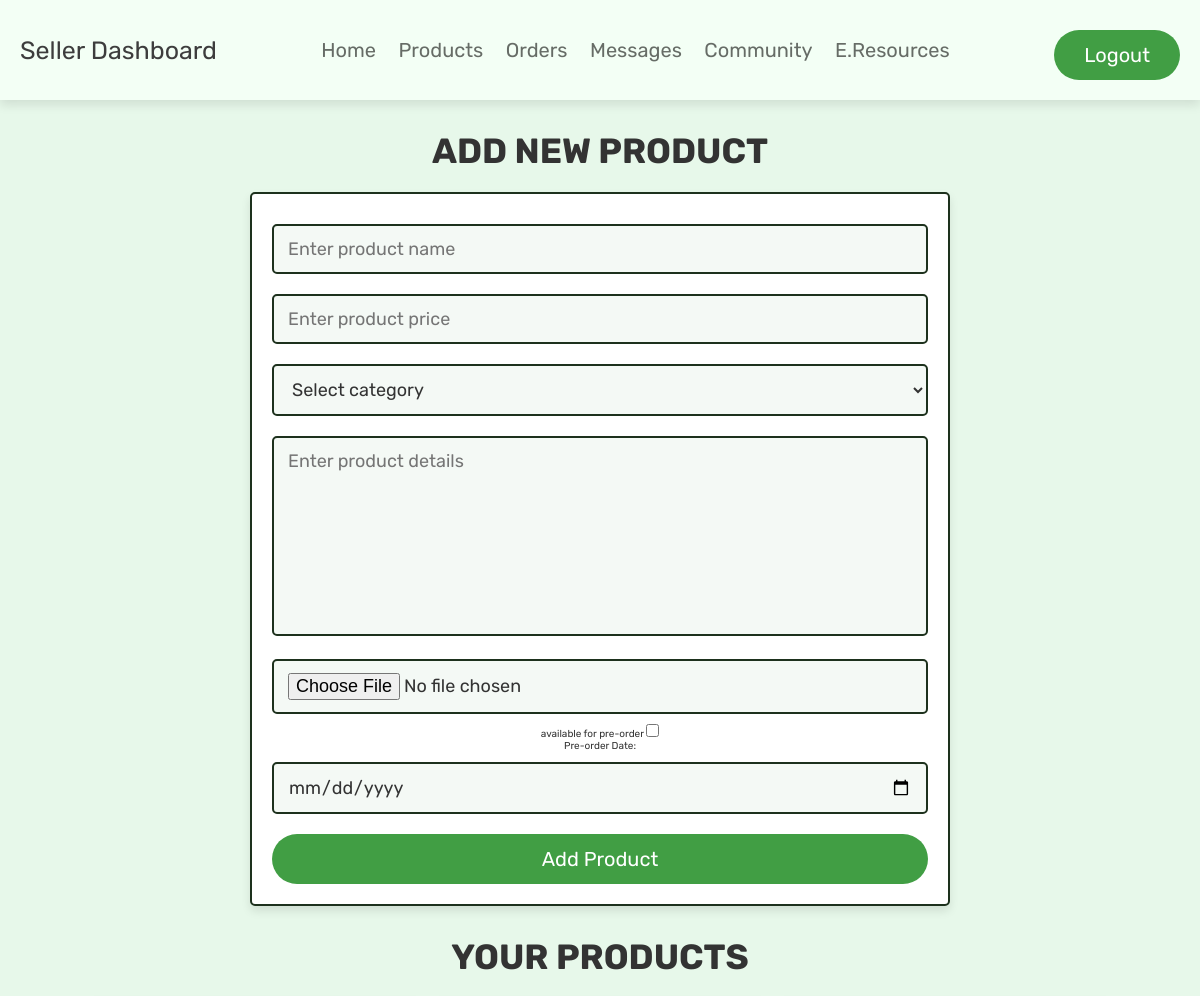
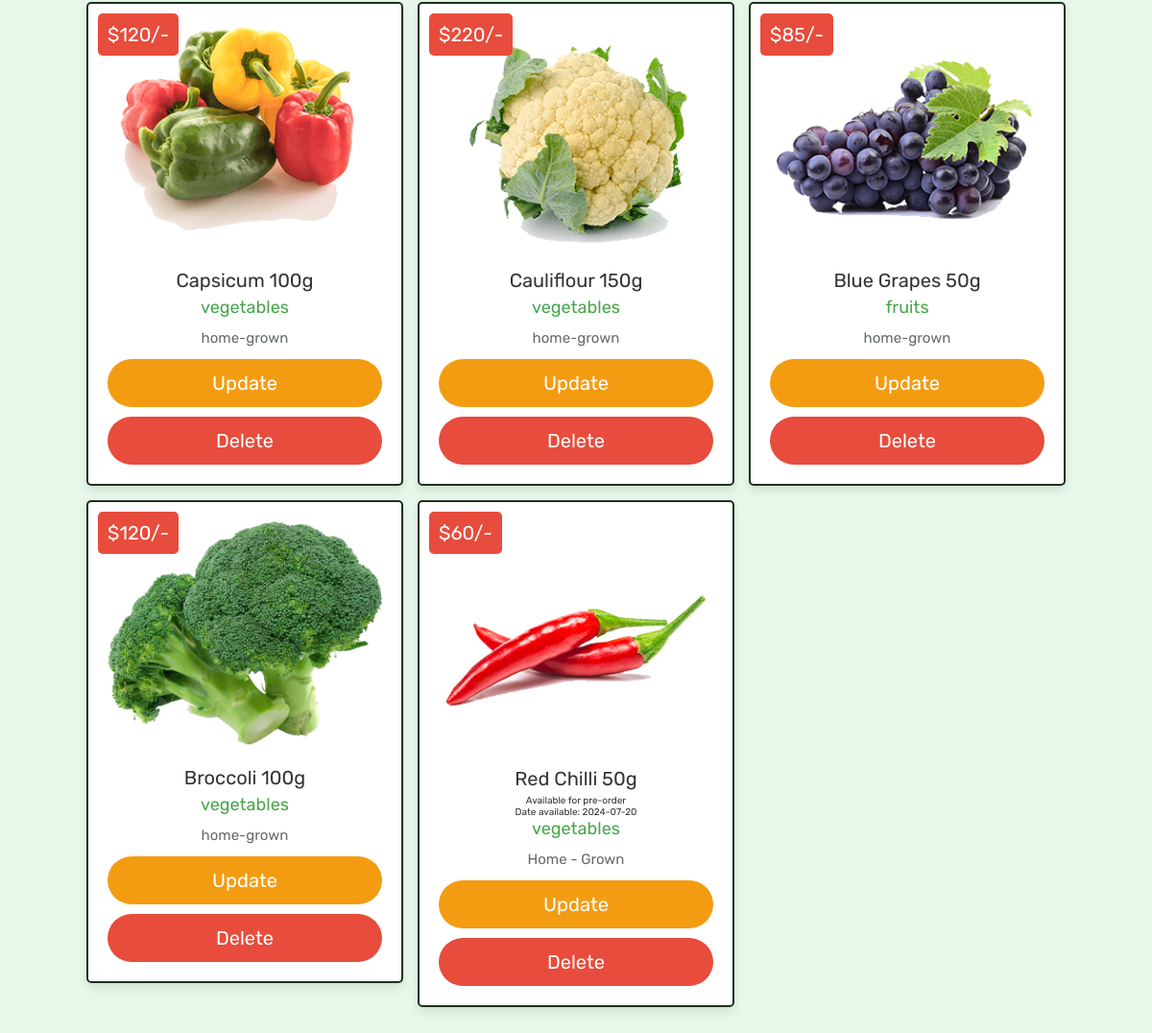
/sinhala/seller_products.php (signed in), run on the app's committed database (2 pictures, top to bottom).
### tables this page shows
CREATE TABLE `products` (
  `id` int NOT NULL,
  `name` varchar(100) NOT NULL,
  `category` varchar(20) NOT NULL,
  `details` varchar(500) NOT NULL,
  `price` int NOT NULL,
  `image` varchar(100) NOT NULL,
  `seller_id` int NOT NULL,
  `quantity` int NOT NULL DEFAULT '0',
  `discount` int DEFAULT '0',
  `pre_order` tinyint(1) DEFAULT '0',
  `pre_order_date` date DEFAULT NULL
);

### sinhala/seller_products.php (the view, shortened to what this page needs)
<?php
@include '../config.php';
$seller_id = $_COOKIE['seller_id'];
?>
<!DOCTYPE html>
<html lang="en">
<head>
   <link rel="stylesheet" href="https://cdnjs.cloudflare.com/ajax/libs/font-awesome/6.1.1/css/all.min.css">
   <link rel="stylesheet" href="../css/admin_style.css">
</head>
<body>
<?php include 'seller_header.php'; ?>
<section class="add-products">
   <h1 class="title">add new product</h1>
   <form action="" method="POST" enctype="multipart/form-data">
      <input type="text" name="name" class="box" required placeholder="Enter product name">
      <input type="number" name="price" class="box" required placeholder="Enter product price">
      <select name="category" class="box" required>
         <option value="" selected disabled>Select category</option>
      </select>
      <textarea name="details" class="box" required placeholder="Enter product details" cols="30" rows="10"></textarea>
      <input type="file" name="image" class="box" required>
      <span>available for pre-order</span>
      <input type="checkbox" name="pre_order">
      <br>
      <label for="pre_order_date">Pre-order Date:</label>
      <input type="date" name="pre_order_date" id="pre_order_date" class="box">
      <br>
      <input type="submit" value="Add Product" name="add_product" class="btn">
   </form>
</section>
<section class="show-products">
   <h1 class="title">your products</h1>
   <div class="box-container">
   <?php
      $select_products = $conn->prepare("SELECT * FROM `products` WHERE seller_id = ?");
      $select_products->execute([$seller_id]);
      if ($select_products->rowCount() > 0) {
         while ($fetch_products = $select_products->fetch(PDO::FETCH_ASSOC)) {
   ?>
   <div class="box">
      <img src="uploaded_img/<?= $fetch_products['image']; ?>" alt="">
      <div class="name"><?= $fetch_products['name']; ?></div>
      <div class="price">$<?= $fetch_products['price']; ?>/-</div>
      <div class="pre_order">
         <?= $fetch_products['pre_order'] ? '<span>Available for pre-order</span><br>Date available: ' . $fetch_products['pre_order_date'] : ''; ?>
      </div>
      <div class="cat"><?= $fetch_products['category']; ?></div>
      <div class="details"><?= $fetch_products['details']; ?></div>
      <a href="seller_products.php?update=<?= $fetch_products['id']; ?>" class="option-btn">update</a>
      <a href="seller_products.php?delete=<?= $fetch_products['id']; ?>" class="delete-btn" onclick="return confirm('delete this product?');">delete</a>
   </div>
   <?php
         }
      } else {
         echo '<p class="empty">no products added yet!</p>';
      }
   ?>
   </div>
</section>
</body>
</html>

### css/admin_style.css (style rules this page uses)
.add-products form { max-width: 70rem; padding:2rem; margin:0 auto; text-align: center; border:var(--border); box-shadow: var(--box-shadow); background-color: var(--white); border-radius: .5rem; }
.add-products form .box { width: 100%; margin:1rem 0; padding:1.2rem 1.4rem; font-size: 1.8rem; color:var(--black); border-radius: .5rem; background-color: var(--light-bg); border:var(--border); }
.add-products form textarea { height: 20rem; resize: none; }
.show-products { padding-top: 0; }
.show-products .box-container { display: grid; grid-template-columns: repeat(auto-fit, 33rem); gap:1.5rem; align-items: flex-start; justify-content:center; }
.show-products .box-container .box { text-align: center; border:var(--border); box-shadow: var(--box-shadow); background-color: var(--white); border-radius: .5rem; padding:2rem; position: relative; }
.show-products .box-container .box .price { position: absolute; top:1rem; left:1rem; padding:1rem; font-size: 2rem; color:var(--white); background-color: var(--red); border-radius: .5rem; }
.show-products .box-container .box img { width: 100%; margin-bottom: 1rem; }
.show-products .box-container .box .name { margin:.5rem 0; font-size: 2rem; color:var(--black); }
.show-products .box-container .box .cat { font-size: 1.8rem; color:var(--green); }
.show-products .box-container .box .details { padding-top: 1rem; font-size: 1.5rem; line-height: 1.5; color:var(--light-color); }

### css/components.css (style rules this page uses)
:root { --green:#48a54b; --othergreen:#27ae60; --orange:#f39c12; --red:#e74c3c; --black:#333; --logoblack:#3D3D3D; --light-color:#666C66; --white:#fff; --light-bg:#f4f9f5; --mid-green: #ddeedd; --light-gr:#e7f8ea; --header: #f3fff5; --fr-green: #1d311d; --border:.2rem solid var(--fr-green); --box-shadow:0 .5rem 1rem rgba(0,0,0,.1); }
* { font-family: 'Rubik', sans-serif; margin: 0; padding:0; box-sizing: border-box; outline: none; border:none; text-decoration: none; color:var(--black); }
body { background-color: var(--light-gr); }
html { font-size: 62.5%; overflow-x: hidden; scroll-behavior: smooth; scroll-padding-top: 6.5rem; }
section { padding:3rem 2rem; max-width: 1365px; margin:0 auto; }
.btn, .delete-btn, .option-btn { display: block; width: 100%; margin-top: 1rem; border-radius: 5rem; color:var(--white); font-size: 2rem; padding:1.3rem 3rem; text-transform: capitalize; cursor: pointer; text-align: center; }
.btn { background: linear-gradient(to right, #419e44, #419e44, #419e44); }
.delete-btn { background-color: var(--red); }
.option-btn { background-color: var(--orange); }
.title { text-align: center; margin-bottom: 2rem; text-transform: uppercase; color:var(--black); font-size: 3.5rem; }

### data on the page
products: image (picture), name "Capsicum 100g", price "120", category "vegetables", details "home-grown"
products: image (picture), name "Cauliflour 150g", price "220", category "vegetables", details "home-grown"
products: image (picture), name "Blue Grapes 50g", price "85", category "fruits", details "home-grown"
products: image (picture), name "Broccoli 100g", price "120", category "vegetables", details "home-grown"
products: image (picture), name "Red Chilli 50g", price "60", pre_order_date "2024-07-20", category "vegetables", details "Home - Grown"
